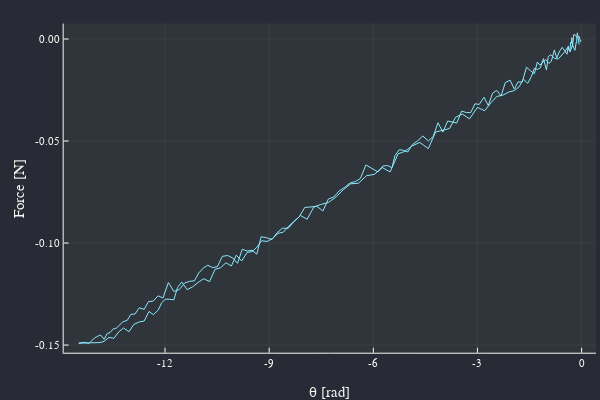

The notebook cell this image was saved under:
### Markdown cell above
### Gögn 1, mæling á kraft og θ

### Code cell
data = CSV.read("data.csv", DataFrame)

data = data[data[!,1] .> -0.15,:]

plot(data[!,2],data[!,1], 
	xlabel = "θ [rad]", 
	ylabel = "Force [N]", 
	labels =:none)

### Figure 1 — Plotly figure (JSON) as saved in the notebook; plotly's stock layout.template omitted (floating-point values rounded to 4 significant figures; data arrays with more than 128 entries replaced by an {"elided": "..."} marker saying what was removed)
{"data": [{"colorbar": {"title": ""}, "legendgroup": "", "line": {"color": "rgba(139, 233, 253, 1.000)", "dash": "solid", "shape": "linear", "width": 1}, "mode": "lines", "name": "", "showlegend": false, "type": "scatter", "x": {"elided": "220 float values"}, "xaxis": "x", "y": {"elided": "220 float values"}, "yaxis": "y", "zmax": null, "zmin": null}], "layout": {"annotations": [], "height": 400, "legend": {"bgcolor": "rgba(40, 42, 54, 1.000)", "bordercolor": "rgba(248, 248, 242, 1.000)", "borderwidth": 1, "font": {"color": "rgba(248, 248, 242, 1.000)", "family": "sans-serif", "size": 11}, "title": {"font": {"color": "rgba(248, 248, 242, 1.000)", "family": "sans-serif", "size": 15}, "text": ""}, "tracegroupgap": 0, "traceorder": "normal", "x": 1, "xanchor": "auto", "y": 1, "yanchor": "auto"}, "margin": {"b": 20, "l": 0, "r": 0, "t": 20}, "paper_bgcolor": "rgba(40, 42, 54, 1.000)", "plot_bgcolor": "rgba(48, 52, 59, 1.000)", "showlegend": true, "width": 600, "xaxis": {"anchor": "y", "domain": [0.1061, 0.9934], "gridcolor": "rgba(248, 248, 242, 0.100)", "gridwidth": 0.5, "linecolor": "rgba(248, 248, 242, 1.000)", "mirror": false, "range": [-14.92, 0.4166], "showgrid": true, "showline": true, "showticklabels": true, "tickangle": 0, "tickcolor": "rgb(248, 248, 242)", "tickfont": {"color": "rgba(248, 248, 242, 1.000)", "family": "sans-serif", "size": 11}, "tickmode": "array", "ticks": "inside", "ticktext": ["-12", "-9", "-6", "-3", "0"], "tickvals": [-12, -9, -6, -3, 0], "title": "θ [rad]", "titlefont": {"color": "rgba(248, 248, 242, 1.000)", "family": "sans-serif", "size": 15}, "type": "-", "visible": true, "zeroline": false, "zerolinecolor": "rgba(248, 248, 242, 1.000)"}, "yaxis": {"anchor": "x", "domain": [0.07581, 0.9902], "gridcolor": "rgba(248, 248, 242, 0.100)", "gridwidth": 0.5, "linecolor": "rgba(248, 248, 242, 1.000)", "mirror": false, "range": [-0.1538, 0.007578], "showgrid": true, "showline": true, "showticklabels": true, "tickangle": 0, "tickcolor": "rgb(248, 248, 242)", "tickfont": {"color": "rgba(248, 248, 242, 1.000)", "family": "sans-serif", "size": 11}, "tickmode": "array", "ticks": "inside", "ticktext": ["-0.15", "-0.10", "-0.05", "0.00"], "tickvals": [-0.15, -0.1, -0.05, 0], "title": "Force [N]", "titlefont": {"color": "rgba(248, 248, 242, 1.000)", "family": "sans-serif", "size": 15}, "type": "-", "visible": true, "zeroline": false, "zerolinecolor": "rgba(248, 248, 242, 1.000)"}}}
